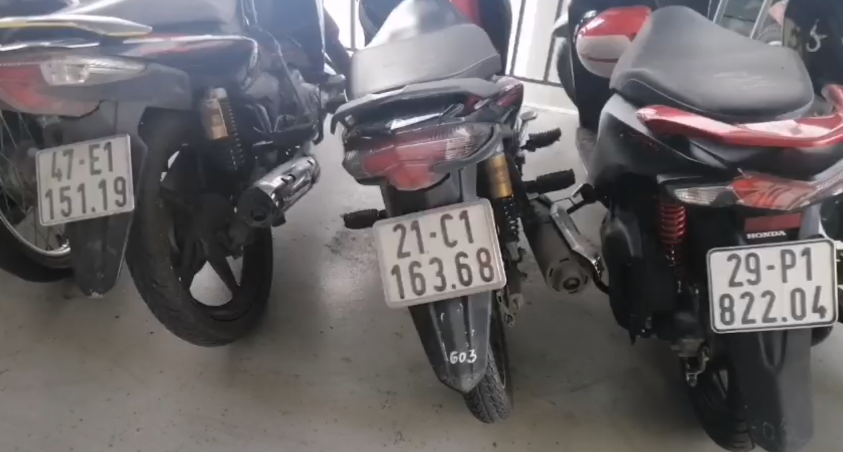
#> input picture frigate/plate_detectors/alpr/test.jpg, 1685 x 904 px (shown at 1/2 size)
$ python -i motion_checker.py   (imports and definitions only)
#> lines starting #> are read from the running program, lines starting #| are printed output that depends on the picture
#> further down, picture is the input picture: shape (904, 1685, 3); mean B, G, R 101.6, 99.6, 103.4
import cv2
import numpy as np
import random
import time


class Motion_Checker:
    def __init__(self):
        """
            Fantastic motion detection and how to find them
        """
        self.background_model = cv2.createBackgroundSubtractorKNN(history=300, dist2Threshold=100)
        self.max_size = 300
        self.motion_flag = False

    def run(self, image):
        """
        This function to return if input image is background only or having action inside
        :param image: BGR image.
        :return: True if having motion. False if background only
        """
        # [7 lines of commented-out code are left out]
        im_shape = image.shape
#> im_shape = (904, 1685, 3)
        im_size_min = np.min(im_shape[0:2])
#> im_size_min = 904
        im_size_max = np.max(im_shape[0:2])
#> im_size_max = 1685
        resize = float(self.max_size) / float(im_size_min)
#> resize = 0.332
        # prevent bigger axis from being more than max_size:
        if np.round(resize * im_size_max) > self.max_size:
            resize = float(self.max_size) / float(im_size_max)
#> resize = 0.178
        if resize != 1:
            image = cv2.resize(image, None, None, fx=resize, fy=resize, interpolation=cv2.INTER_LINEAR)
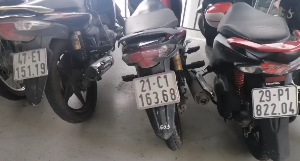
#> image: shape (161, 300, 3); mean of channels 0, 1, 2 101.5, 99.5, 103.3; drawn as B, G, R
        im_height, im_width, _ = image.shape
#> im_height = 161; im_width = 300
        background_img = self.background_model.apply(image)
#> background_img: shape (161, 300); every value is 255
        _, background_img = cv2.threshold(background_img, 1, 255, cv2.THRESH_BINARY)
        kernel = np.ones((3, 3), np.uint8)
        background_img = cv2.morphologyEx(background_img, cv2.MORPH_OPEN, kernel)
        white_count = cv2.countNonZero(background_img)
#> white_count = 48300
        if white_count > 1000:
            print("Have action!")
            self.motion_flag = True
        else:
            print("Background only!")
            self.motion_flag = False
        # # Below code to make nice image to display
        # background_img = cv2.cvtColor(background_img, cv2.COLOR_GRAY2BGR)
        # background_img = cv2.bitwise_or(image, background_img)
        return self.motion_flag, background_img


# [23 lines not run here, left out]

>>> import cv2
>>> picture = cv2.imread('test.jpg')
>>> result = Motion_Checker().run(picture)
